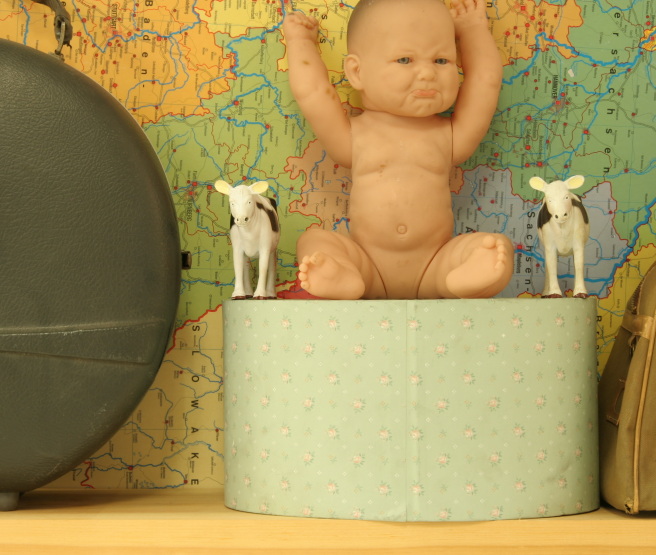
#> input picture data/view0.png, 1312 x 1110 px (shown at 1/2 size)
$ python disp_test.py
#> lines starting #> are read from the running program, lines starting #| are printed output that depends on the picture
import numpy as np
import cv2
from matplotlib import pyplot as plt


imgL = cv2.imread("./data/view0.png", cv2.IMREAD_COLOR)
#> imgL is the input picture: shape (1110, 1312, 3); mean B, G, R 90.4, 146.9, 165.5
imgR = cv2.imread("./data/view5.png", cv2.IMREAD_COLOR)
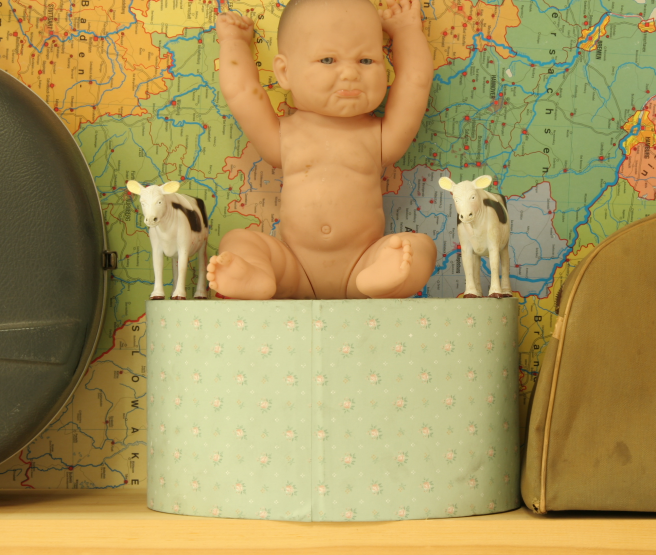
#> input picture data/view5.png, 1312 x 1110 px (shown at 1/2 size)
#> imgR is the input picture: shape (1110, 1312, 3); mean B, G, R 91.3, 149, 169

# 이미지 크기 조정
resized_width = 640
resized_height = 480
imgL_resized = cv2.resize(imgL, (resized_width, resized_height))
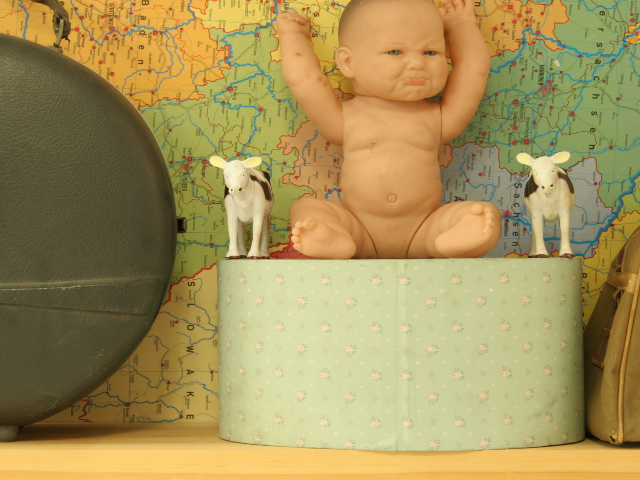
#> imgL_resized: shape (480, 640, 3); mean B, G, R 90.2, 146.8, 165.4
imgR_resized = cv2.resize(imgR, (resized_width, resized_height))
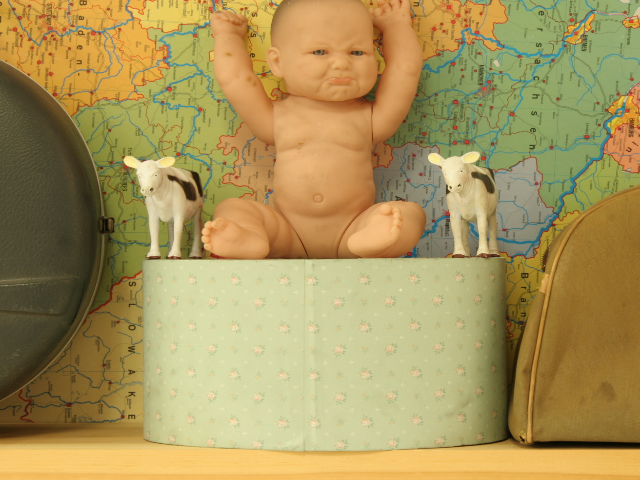
#> imgR_resized: shape (480, 640, 3); mean B, G, R 91.2, 148.9, 168.9

# 스테레오 매칭 알고리즘 변경 (SGBM)
window_size = 3
min_disp = 0
num_disp = 64 + 16 + 16
stereo = cv2.StereoSGBM_create(
    minDisparity=min_disp,
    numDisparities=num_disp,
    blockSize=window_size,
    P1=8 * 3 * window_size ** 2,
    P2=32 * 3 * window_size ** 2,
    disp12MaxDiff=1,
    uniquenessRatio=10,
    speckleWindowSize=100,
    speckleRange=32,
    mode=cv2.STEREO_SGBM_MODE_SGBM_3WAY
)

# 스테레오 매칭 수행
disparity = stereo.compute(imgL_resized, imgR_resized)
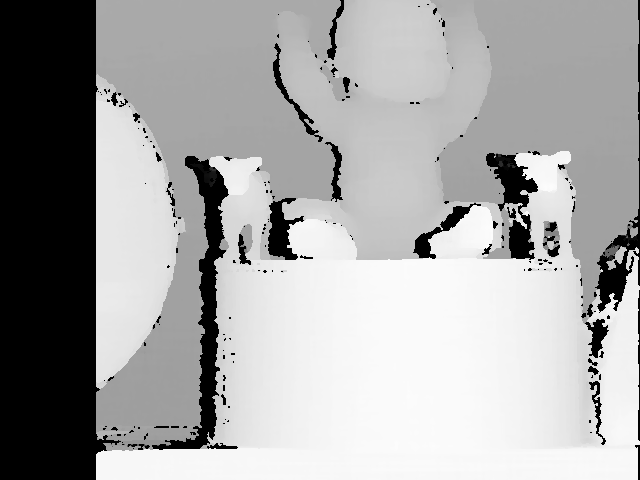
#> disparity: shape (480, 640) int16; min -16, max 1500, mean 967; drawn with min black and max white

plt.imshow(disparity,cmap='gray')
plt.show()
